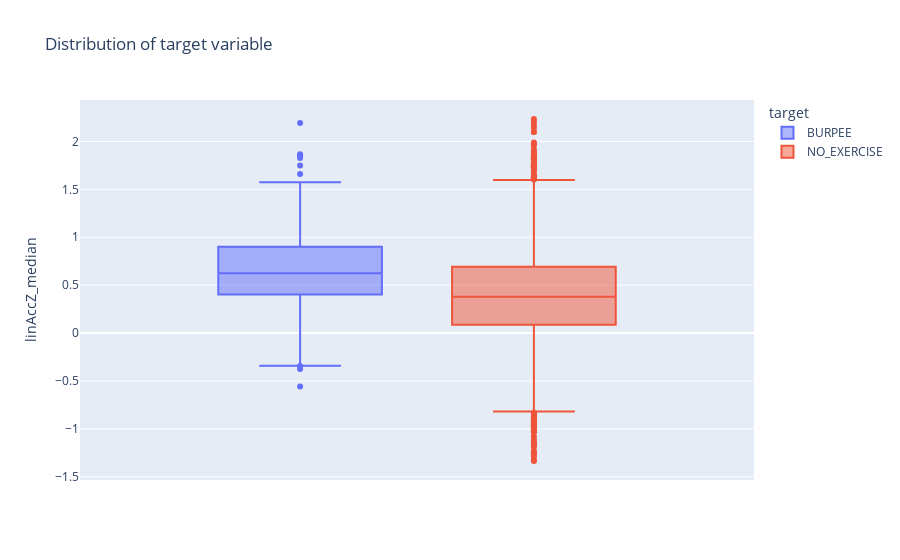

Notebook code cell kept with this figure:
### Code cell
fig = px.box(data_custom, y="linAccZ_median", color="target",title = 'Distribution of target variable')
fig.update_traces(quartilemethod="exclusive") 
fig.show()

### Figure 1 — Plotly figure (JSON) as saved in the notebook; plotly's stock layout.template omitted (floating-point values rounded to 4 significant figures; data arrays with more than 128 entries replaced by an {"elided": "..."} marker saying what was removed)
{"data": [{"alignmentgroup": "True", "hovertemplate": "target=BURPEE<br>linAccZ_median=%{y}<extra></extra>", "legendgroup": "BURPEE", "marker": {"color": "#636efa"}, "name": "BURPEE", "notched": false, "offsetgroup": "BURPEE", "orientation": "v", "quartilemethod": "exclusive", "showlegend": true, "type": "box", "x0": " ", "xaxis": "x", "y": {"elided": "405 float values"}, "y0": " ", "yaxis": "y"}, {"alignmentgroup": "True", "hovertemplate": "target=NO_EXERCISE<br>linAccZ_median=%{y}<extra></extra>", "legendgroup": "NO_EXERCISE", "marker": {"color": "#EF553B"}, "name": "NO_EXERCISE", "notched": false, "offsetgroup": "NO_EXERCISE", "orientation": "v", "quartilemethod": "exclusive", "showlegend": true, "type": "box", "x0": " ", "xaxis": "x", "y": {"elided": "4818 float values"}, "y0": " ", "yaxis": "y"}], "layout": {"autosize": true, "boxmode": "group", "legend": {"title": {"text": "target"}, "tracegroupgap": 0}, "title": {"text": "Distribution of target variable"}, "xaxis": {"anchor": "y", "autorange": true, "domain": [0, 1], "range": [-0.5051, 0.5051], "type": "category"}, "yaxis": {"anchor": "x", "autorange": true, "domain": [0, 1], "range": [-1.533, 2.432], "title": {"text": "linAccZ_median"}, "type": "linear"}}}
